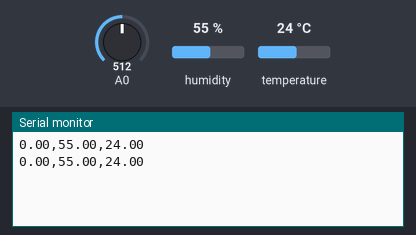
A sketch run on a simulated Arduino Uno, built with avr-gcc and run on an emulated ATmega328P. On the bench: the last lines printed to the serial monitor. Inputs (shaded band) come from the test bench; at power-on: humidity 55 %, temperature 24 °C, A0 = 512.

Above: at 1.2 s.
1.3 s: humidity set to 22 %
At 2.6 s:
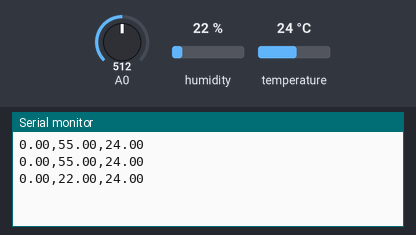
2.8 s: temperature set to 12 °C
At 3.9 s:
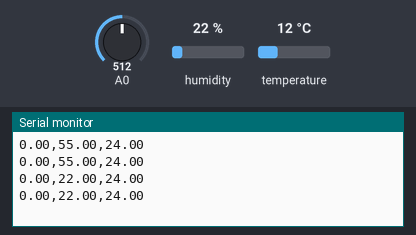
4.3 s: humidity set to 40 %
At 5.2 s:
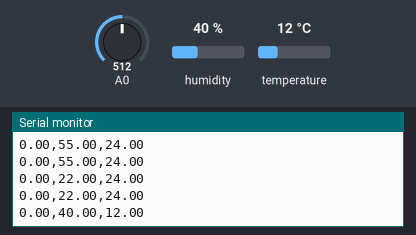
Timing chart, 0 to 7.3 s (numbered marks = the images above; inputs shaded):
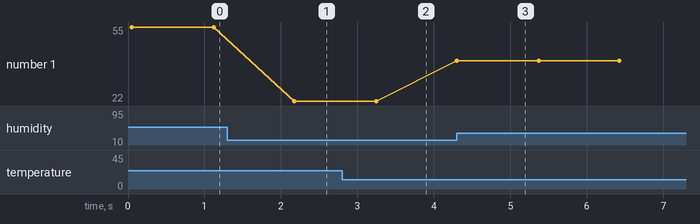

Measured:
- after the input at 1.3 s, the serial monitor: prints a new line after 0.88 s (image 1)
- plotted number 1: 55 → 22 after the input at 1.3 s, 22 → 40 after the input at 2.8 s

The sketch:

UBCMote.ino
```cpp
//UBC Sketch, Demo audio level, temp humidity, combines DHT tester by ladyada and, sound level sketch by adafruit.

////////////////////////////////////////////////////////////////////////////////////////////////////////
// Initialize by ask the arduino authoring progam to pull in some libraries and setting some variables .//////
////////////////////////////////////////////////////////////////////////////////////////////////////////
// Make sure you've installed the DHT library! Get it from https://github.com/adafruit/DHT-sensor-library
#include "DHT.h" //import the library
#define DHTPIN 2     // what pin we've connected the sensor data output to: Number "2" in the digital side.
#define DHTTYPE DHT11   // DHT 11. If you have the wrong sensor defined, you'll see crazy big reading.
DHT dht(DHTPIN, DHTTYPE); // Initialize DHT sensor for normal 16mhz Arduino (the Uno is runs at 16mhz)

// initialize for the audio
const int sampleWindow = 50; // Sample window width in mS (50 mS = 20Hz)
unsigned int sample; //we're making a *positive* number variable

////////////////////////////////////////////////////////////////////////////////////
// Ask the mote to do some things, but only once, at the start of the program.//////
////////////////////////////////////////////////////////////////////////////////////

void setup() {// this is the startup sequence for the arduino code.
  Serial.begin(9600);


  //    Serial.println("DHT testing"); //turn this on for a "hello world".
  dht.begin();// calls a library function for the temp/humidity

}

//////////////////////////////////////////////////////////////////////////
// and this is where the mote starts collecting and outputting data.//////
//////////////////////////////////////////////////////////////////////////

void loop(){ //Arduino runs on loops. We'll just repeat everthing in here, until the unit stops getting power.
  unsigned long startMillis=millis();//define the start of the sample window
  unsigned int peakToPeak =0;// a container for the level between peaks
  unsigned int signalMax = 0; //this is because an unsigned int will go up to 0 then roll over
  unsigned int signalMin = 1024;

  while(millis()-startMillis<sampleWindow){
    sample=analogRead(0);
    if(sample<1024){// LOOK AT THIS, We're making decisions about getting rid of some data, based on an expectation of what the sensor "should" produce
      if(sample>signalMax){
        signalMax=sample; //save just the max level
      }
      else if (sample<signalMin){
        signalMin=sample; //save just the minimum level
      }
    }
  }
  peakToPeak=signalMax-signalMin; // max - min = peak-peak amplitude
  float current = (peakToPeak * 3.3) / 10.24;  // convert to volts (And multiply by ten to display more precision)
  //    Serial.print("Noise level:"); //Take these out so we can get a csv
  Serial.print(current);
  Serial.print(",");
  //  Serial.print("\n"); //Take these out so we can get a csv


  //Temp & Humidity looped code starts.
  float h = dht.readHumidity(); //call a function from the DHT sensor library, assign the output to a variable "h" (which is a float: a number with the decimal point anywhere it needs to be.)
  float t = dht.readTemperature(); // same idea as above, just calling a different function.
  //    float f = dht.readTemperature(true); // call the temp function, but pass an "argument" which says give me the number in fahrenheit (because America)

  // Check if any reads failed (by checking for NaN: Not a number) and exit early (to try again).
  if (isnan(h) || isnan(t)) {
    Serial.println("Failed to read from DHT sensor!,.,"); //Tell us something went wrong
    return;
  }
  //float hi = dht.computeHeatIndex(f, h); //this computes the "heat index" http://en.wikipedia.org/wiki/Heat_index, using the Fahrenheit and Humidity as inputs. We're not going to use it for the moment
  Serial.print(h);
  Serial.print(",");
  Serial.print(t);
  Serial.print("\n");
  // Temp and humidity looped code ends.


  delay(1000); //hold it for a second (1000 miliseconds)

} // Always be closing.
```
